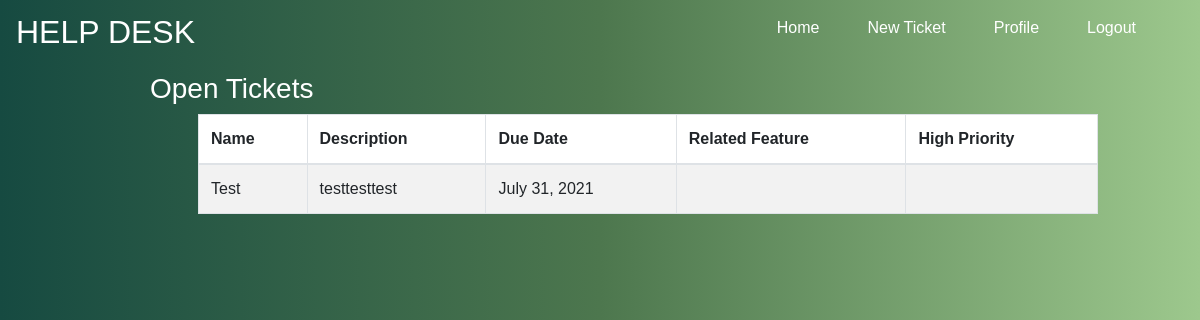
Page /home/ (signed in) on the committed database.
### help_desk_system/models.py (models this page shows)
class Ticket(models.Model):
    name = models.CharField(max_length=255)
    desc = models.TextField()
    due_date = models.DateField()
    related_feature = models.CharField(max_length=255)
    status = models.CharField(max_length=255, default="to do")
    high_priority = models.BooleanField(default=False)
    user = models.ForeignKey(User,related_name="tickets",on_delete=models.CASCADE)
    created_at = models.DateTimeField(auto_now_add=True)
    updated_at = models.DateTimeField(auto_now=True)
    objects = TicketManager()

### help_desk_system/views.py (the view)
# urls.py: 2. Add a URL to urlpatterns:  path('', views.home, name='home')
def home(request):
    if 'user_id' in request.session:
        user = User.objects.get(id=request.session['user_id'])
        tickets = Ticket.objects.all()
        context = {
            'user': user,
            'tickets': Ticket.objects.all(),
        }
        print(tickets)
        return render(request, 'home.html', context)
    redirect('/login')

### help_desk_system/templates/home.html (shortened to what this page needs)
{% extends 'base.html' %}
{% block content %}
<div class="w-75 ml-auto mr-auto">
    <h3>Open Tickets</h3>
    <table class="table table-bordered table-striped table-hover ml-5">
        <thead>
            <tr class="table-header">
                <th>Name</th>
                <th>Description</th>
                <th>Due Date</th>
                <th>Related Feature</th>
                <th>High Priority</th>
            </tr>
        </thead>
        <tbody>
            {% for ticket in tickets %}
            <tr>
                <td>{{ ticket.name }}</td>
                <td>{{ ticket.desc }}</td>
                <td>{{ ticket.due_date }}</td>
                <td>{{ ticket.related_feature }}</td>
                <td>
                </td>
            </tr>
            {% endfor %}
        </tbody>
    </table>
</div>
{% endblock %}

### help_desk_system/static/css/help_desk.css (style rules this page uses)
body { background-image: linear-gradient(to right, #164A41, #4D774E, #9DC88D); color: white; font-family: 'Mulish', sans-serif; }
.table { background-color: white; }

### rows in the picture
Ticket: name "Test", desc "testtesttest", due_date "July 31, 2021"
